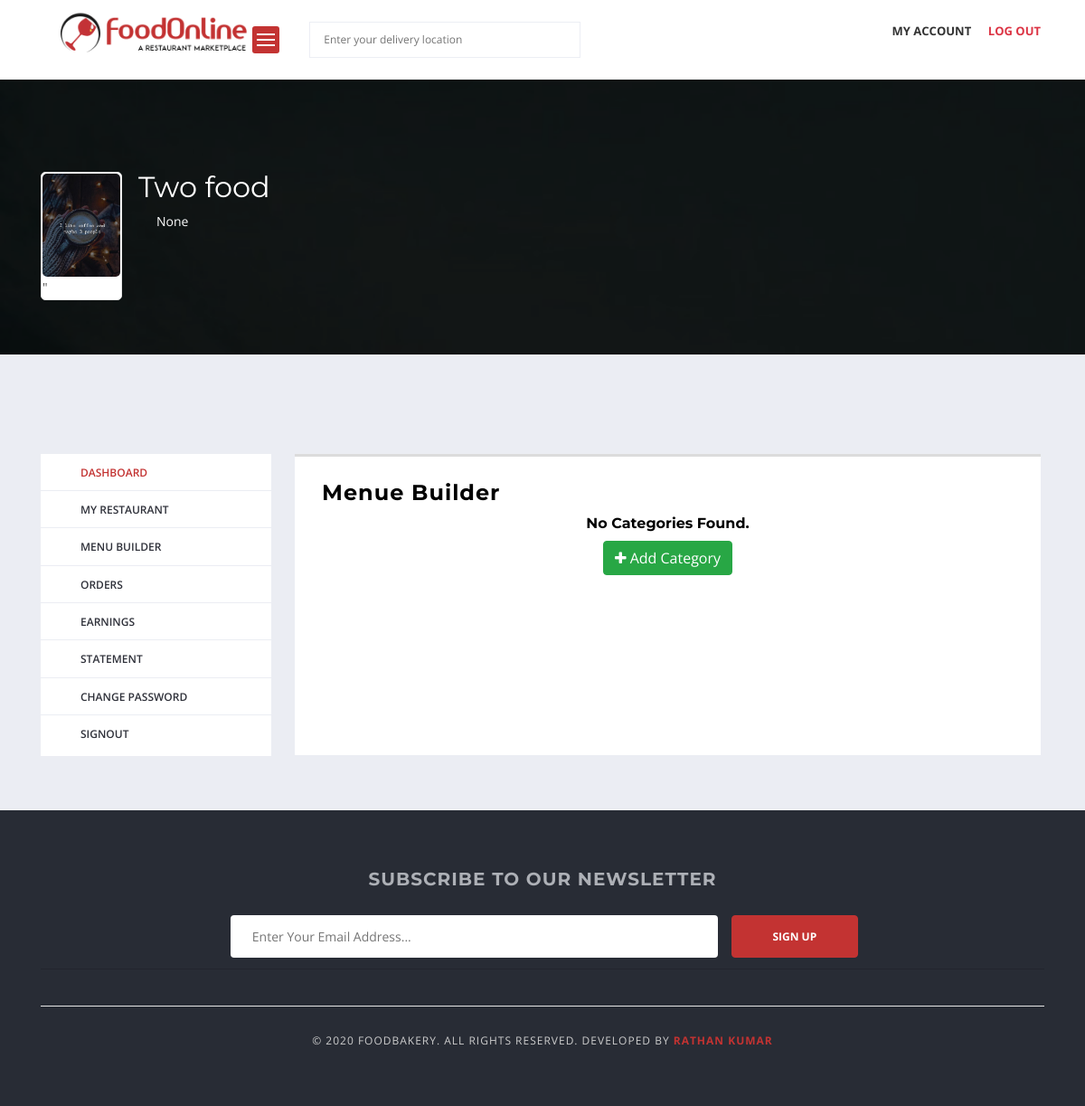
The app's page /vendor/menue_builder/ (signed in), older data.
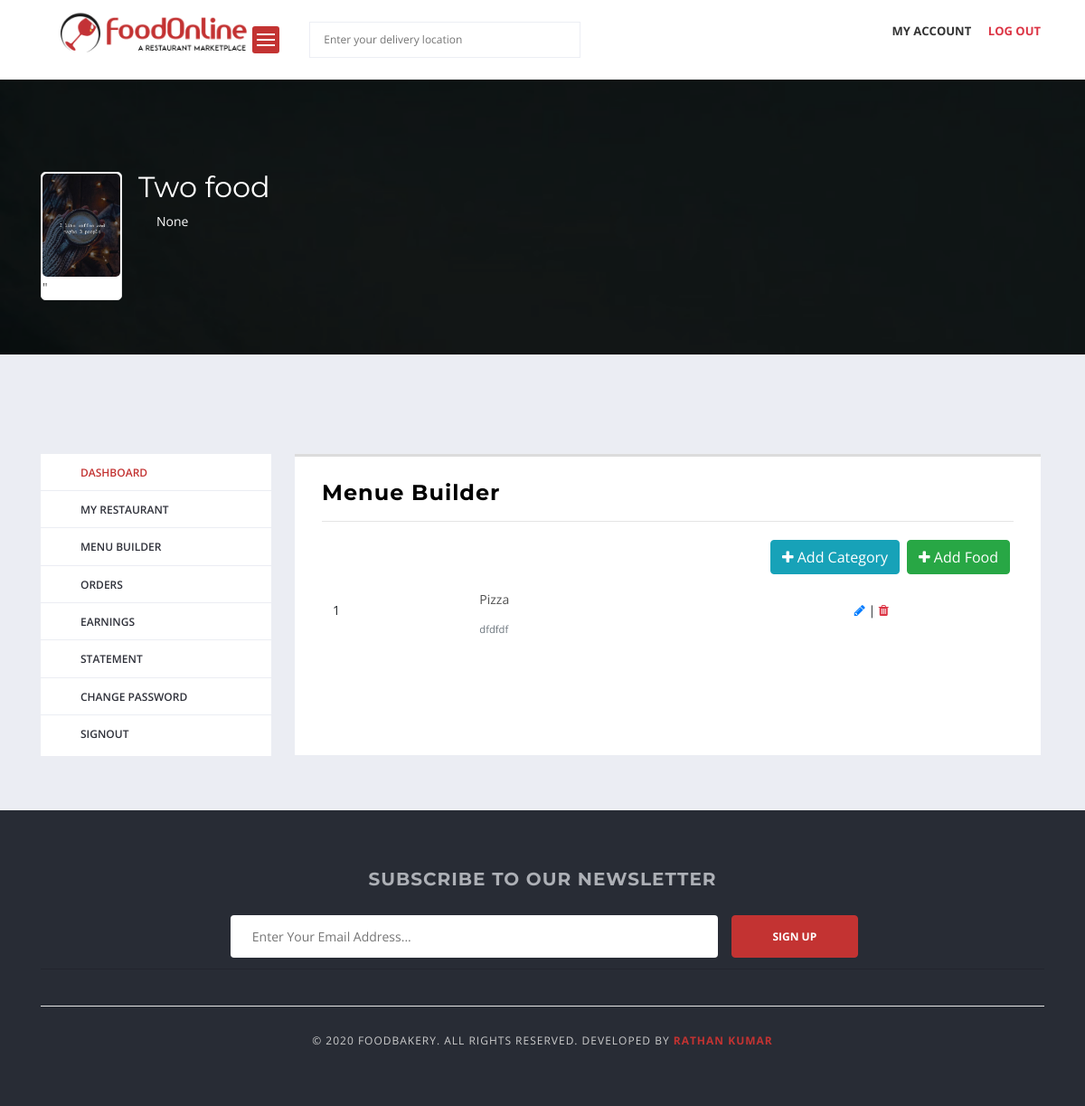
The same page, newer data.
### menu/models.py (models this page shows, shortened)
class Category(models.Model):
    vendor = models.ForeignKey(Vendor, on_delete=models.CASCADE)
    category_name=models.CharField(max_length=50, unique=True)
    slug=models.SlugField(max_length=250, unique=True)
    description = models.TextField(blank=True)
    created_at = models.DateTimeField(auto_now_add=True)
    updated_at = models.DateTimeField(auto_now=True)
    class Meta:
        verbose_name='category'
        verbose_name_plural='categories'
    def __str__(self) -> str:
        return self.category_name

### vendor/views.py (the view)
# urls.py: path('menue_builder/', views.menue_builder, name='menue_builder'),
def menue_builder(request):
    vendor = Vendor.objects.get(vendor_user=request.user)
    categories = Category.objects.filter(vendor=vendor).order_by('category_name')
    contex={
        'categories':categories
    }
    return render(request, 'vendor/menue_builder.html', contex)

### accounts/context_processors.py (called while the page is built)
def get_vendor(request):
    try:
        vendor=Vendor.objects.get(vendor_user=request.user)
    except:
        vendor=None
    return dict(vendor=vendor)

### templates/vendor/menue_builder.html (shortened to what this page needs)
{% extends 'base.html' %}
{% load static %}
{% block content %}
<div class="main-section">
    {% include 'includes/cover.html' %}
     <div class="page-section account-header buyer-logged-in">
         <div class="container">
             <div class="row">
                 <div class="col-lg-3 col-md-3 col-sm-12 col-xs-12">
                    {% include 'includes/v_sidebar.html' %}
                 </div>
                 <div class="col-lg-9 col-md-9 col-sm-12 col-xs-12">
                     <div class="user-dashboard loader-holder">
                         <div class="user-holder">
                            <h2>Menue Builder</h2>
                            {% if categories %}
                            <hr>
                            <a href="{% url 'add_food' %}" class="btn btn-success float-right m-1 "><i class="fa fa-plus"></i>
                                Add Food</a>
                            <a href="{% url 'add_category' %}" class="btn btn-info float-right m-1 "><i class="fa fa-plus"></i>
                                Add Category</a>
                            <table class="table table-hover table-borderless">
                                <tbody>
                                    {% for cat  in categories  %}
                                  <tr >
                                    <td class="text-left">{{forloop.counter}}</td>
                                    <td class="text-left">
                                        <a href="{% url 'food_items_by_category' cat.pk %}"><p class "md-0 font-weight-bold">{{cat}}</p>
                                        <small class="text-muted">{{cat.description}}</small> </a>
                                    </td>
                                    <td><a href="{% url 'edit_category' cat.pk %}"> <i class="fa fa-pencil"></i></a> |<a href="{% url 'delete_category' cat.pk %}" onclick="return confirm('Are you sure to delete this category ?')"> <i class="fa fa-trash text-danger"></a></i></td>
                                  </tr>
                                  {% endfor %}
                                </tbody>
                              </table>
                              {% else %}
                              <h5 class="text-center"> No Categories Found. </h5>
                              <div class="text-center"><a href="{% url 'add_category' %}" class="btn btn-success"><i class="fa fa-plus" aria-hidden="true"></i> Add Category</a></div>
                              {% endif %}
                         </div>
                     </div>
                 </div>
             </div>
         </div>
     </div>
 </div>
{% endblock content %}

Row changes from the older to the newer data that the page shows:
added Category: category_name "Pizza", description "dfdfdf"
Text that changed along with them:
text no longer shown: "No Categories Found."
text now shown: "Add Food"
